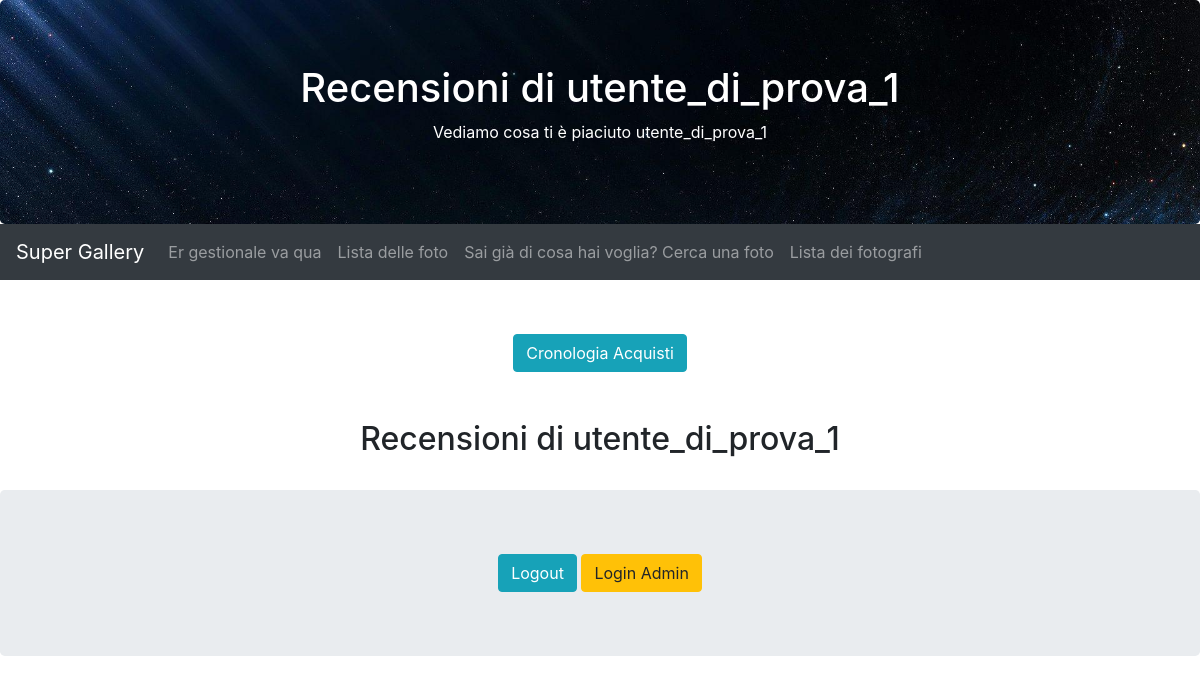
Before: /APPfoto/recensioni_utente/ (signed in) with the older database file.
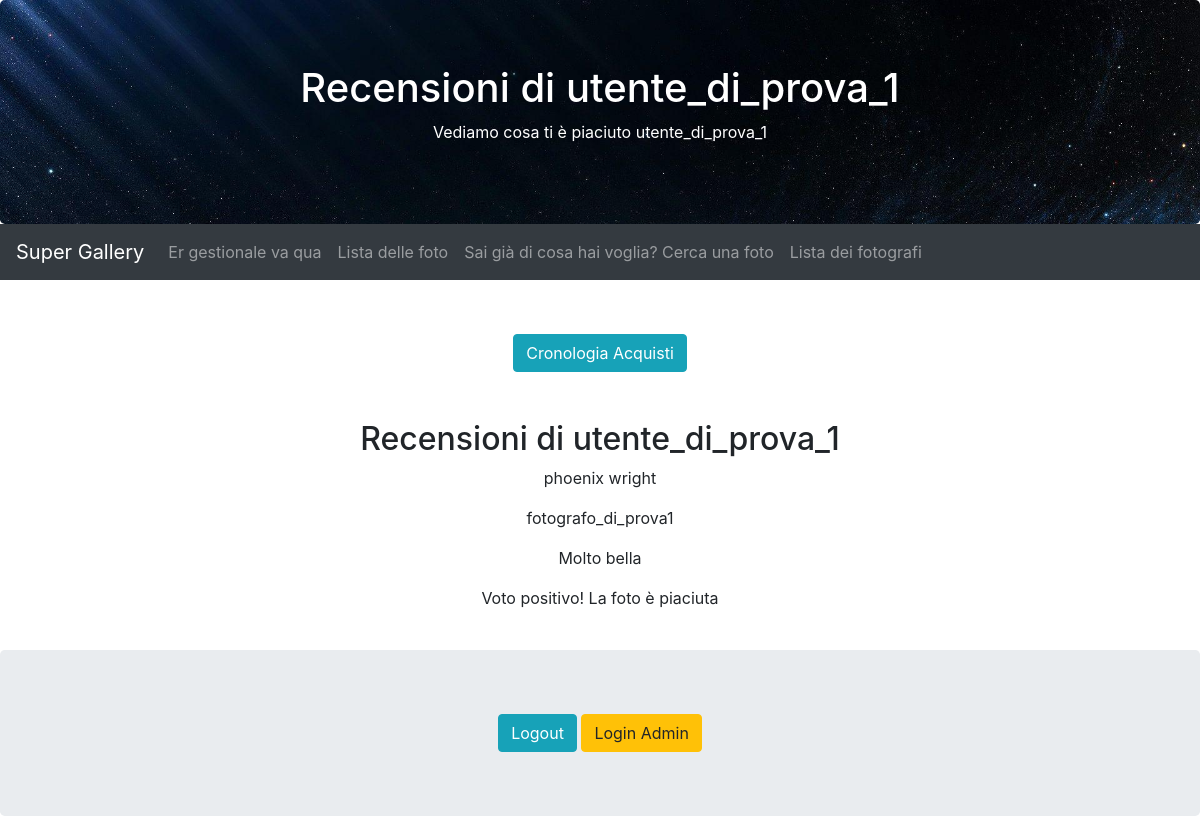
After: the same page with the newer database file.
### APPfoto/models.py (models this page shows, shortened)
class Recensione(models.Model):
    foto = models.ForeignKey(Foto, on_delete=models.CASCADE, related_name="recensioni")
    utente = models.ForeignKey(User, on_delete=models.CASCADE, related_name="recensioni_scritte")
    testo = models.CharField(max_length=250, default="Questo utente non ha lasciato una recensione scritta, "
                                                     "solo un voto.")
    voto_positivo = models.BooleanField()
    fotografo = models.ForeignKey(User, on_delete=models.CASCADE, related_name="recensioni", null=True, blank=True)
    def testo_della_recensione(self):
        return self.testo
    class Meta:
        verbose_name_plural = "Recensioni"

class Foto(models.Model):
    COLOUR_CHOICES = [
        ("Black", "Black"),
        ("Dark Blue", "Dark Blue"),
        ("Green", "Green"),
        ("Grey", "Grey"),
        ("Light Blue", "Light Blue"),
        ("Orange", "Orange"),
        ("Pink", "Pink"),
        ("Purple", "Purple"),
        ("Red", "Red"),
        ("White", "White"),
        ("Yellow", "Yellow"),
    ]
    name = models.CharField(max_length=50, default="No name Given")
    main_colour = models.CharField(max_length=100, choices=COLOUR_CHOICES)
    landscape = models.BooleanField()
    actual_photo = models.ImageField(upload_to='uploads/')
    artist = models.ForeignKey(User, on_delete=models.CASCADE, default=0)
    price = models.DecimalField(verbose_name="prezzo", max_digits=5, decimal_places=2, default=0.00)
    creation_date = models.DateTimeField(auto_now_add=True)

### APPfoto/views.py (the view)
# urls.py: path('recensioni_utente/', views.RecensioniUtente, name='RecensioniUtente')
@login_required
def RecensioniUtente(request):
    user = request.user
    recensioni_utente = Recensione.objects.filter(utente=user)
    context = {
        'user': user,
        'recensioni_utente': recensioni_utente,
    }
    return render(request, 'APPfotoTempl/recensioni_utente.html', context)

### APPfoto/templates/APPfotoTempl/recensioni_utente.html (shortened to what this page needs)
{% extends 'base.html' %}
{% block header1 %}
  <h1>Recensioni di {{ user.username }} </h1>
  <p>Vediamo cosa ti è piaciuto
    {% if user.is_authenticated %}
     {{ user.username }}
    {% else %}
    Utente non registrato
        <br>
        Wait a minute, who are you?
    {% endif %}
  </p>
{% endblock %}
{% block content %}
     <br> <a href="{% url 'APPfoto:situation' %}" class="btn btn-info">Cronologia Acquisti</a>
    <br>
    <br>
    <br>
  <h2>Recensioni di {{ user.username }}</h2>
  {% for recensione in recensioni_utente %}
    <p>{{ recensione.foto.name }}</p>
    <p>{{ recensione.fotografo }}</p>
    <p>{{ recensione.testo_della_recensione }}</p>
    {% if recensione.voto_positivo %}
        <p>Voto positivo! La foto è piaciuta </p>
    {% else %}
        <p>Voto negativo, la foto non è piaciuta</p>
    {% endif %}
  {% endfor %}
{% endblock %}

Changed rows visible on the page:
added Recensione: foto.name "phoenix wright", fotografo "fotografo_di_prova1", testo_della_recensione "Molto bella", voto_positivo "Voto positivo! La foto è piaciuta"
